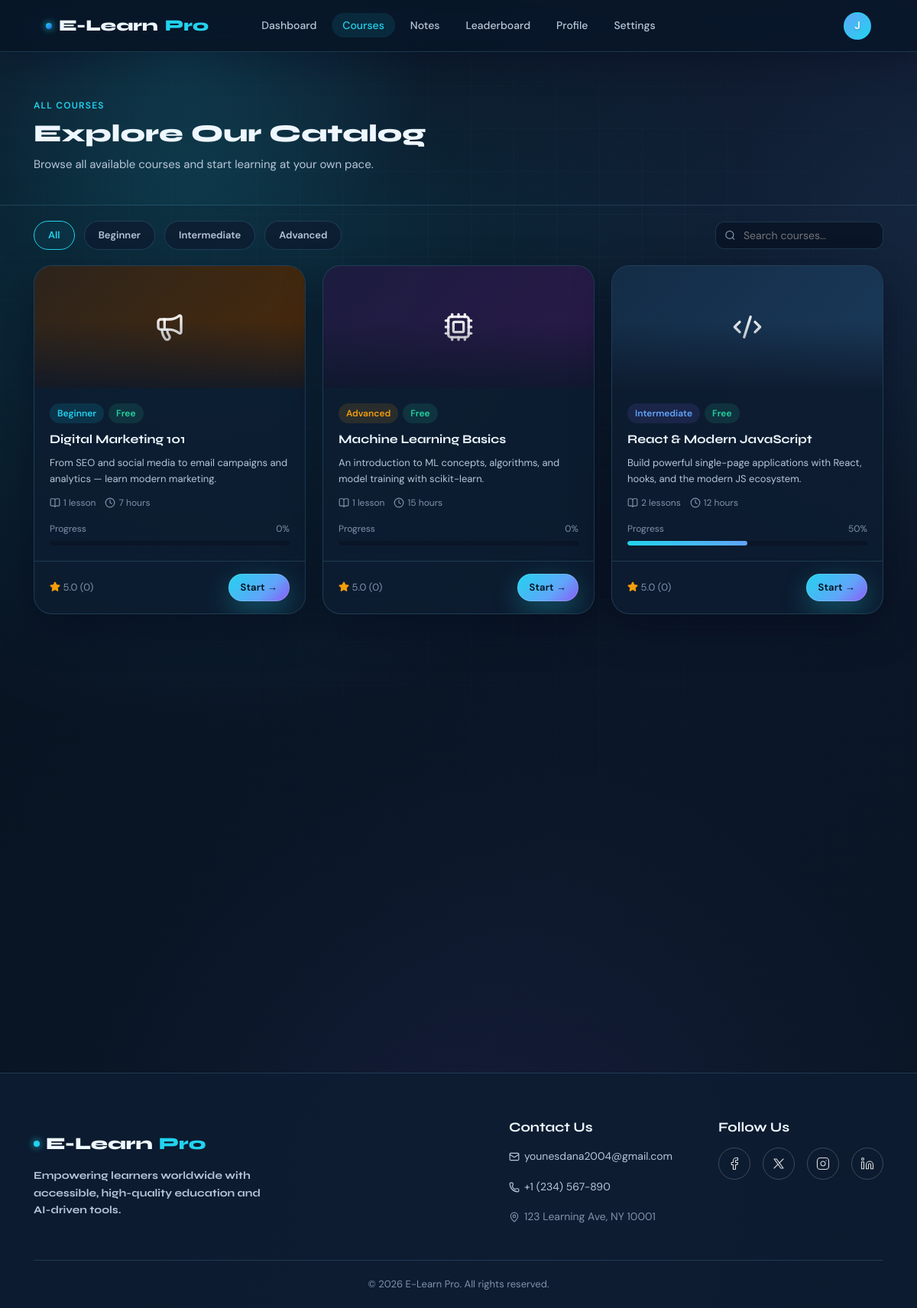
The page /courses (signed in) on the database as committed earlier.
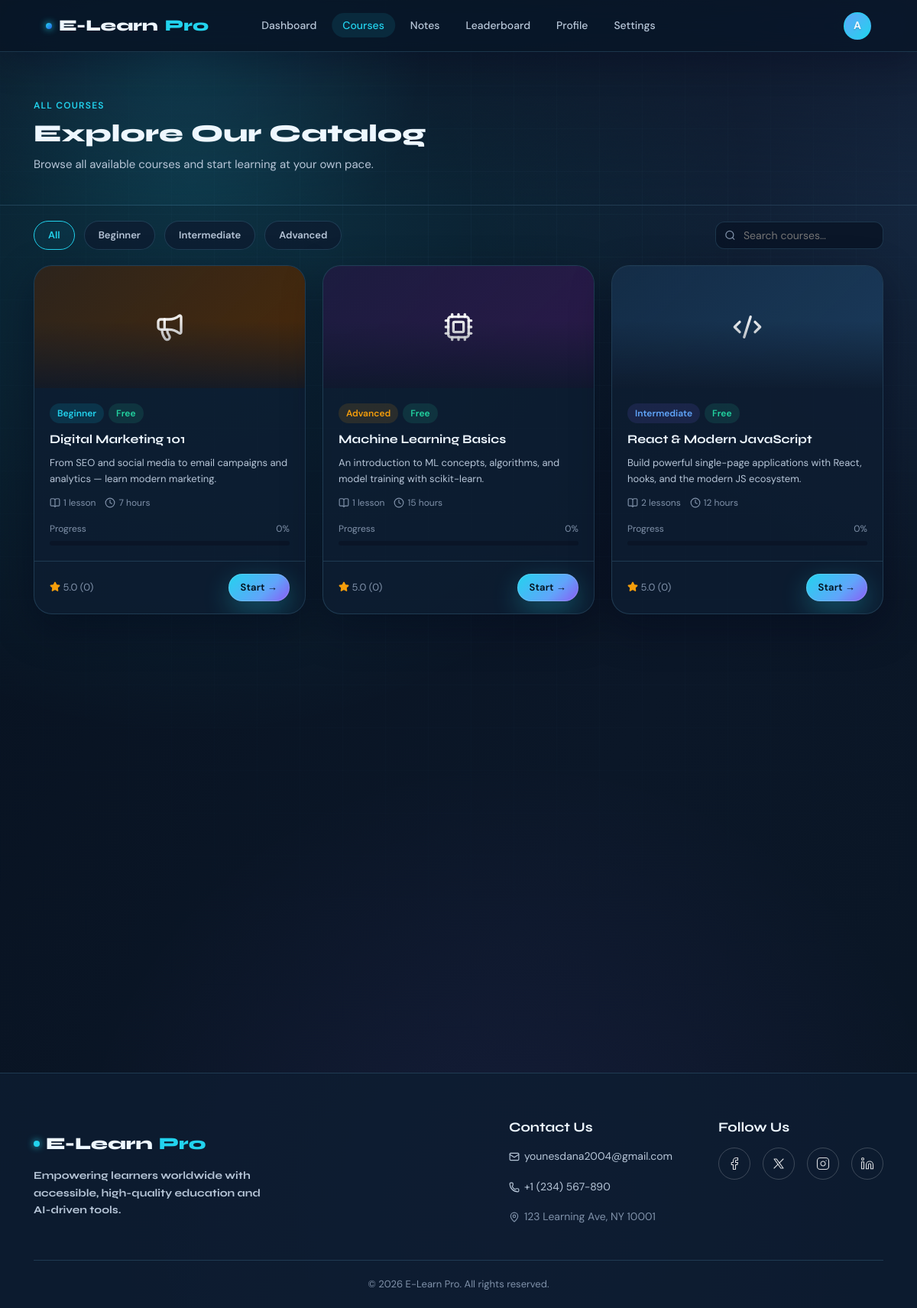
The same page on the database as committed later.
### tables this page shows
CREATE TABLE courses (
            id TEXT PRIMARY KEY,
            title TEXT NOT NULL,
            description TEXT,
            emoji TEXT DEFAULT 'book',
            color TEXT DEFAULT '#1a2a4a',
            level TEXT DEFAULT 'beginner',
            hours INTEGER DEFAULT 0,
            category TEXT DEFAULT 'general',
            created_by INTEGER,
            created_at TEXT,
            is_archived INTEGER DEFAULT 0
        );

### app.py (the view)
@app.route("/courses")
@login_required
def courses():
    level  = request.args.get("level", "all")
    search = request.args.get("q", "").lower()
    db = get_db()
    user_id = session["user_id"]
    db_courses = db.execute("SELECT * FROM courses WHERE is_archived=0 ORDER BY created_at DESC").fetchall()
    all_courses = []
    for c in db_courses:
        lessons_rows = db.execute("SELECT * FROM lessons WHERE course_id=? ORDER BY lesson_order", (c["id"],)).fetchall()
        all_courses.append({
            "id": c["id"], "title": c["title"], "desc": c["description"],
            "emoji": c["emoji"], "color": c["color"], "level": c["level"],
            "lessons_count": len(lessons_rows), "hours": c["hours"],
            "rating": 5.0, "reviews": 0, "free": True,
            "category": c["category"], "progress": get_course_progress(user_id, c["id"]), "lessons": [
                {"id": l["id"], "title": l["title"], "desc": l["content"]}
                for l in lessons_rows
            ],
        })
    if level != "all":
        all_courses = [c for c in all_courses if c["level"] == level]
    if search:
        all_courses = [c for c in all_courses if search in c["title"].lower() or search in c["desc"].lower()]
    return render_template("courses.html", user=current_user(), courses=all_courses, level=level, search=search)

### app.py (called while the page is built)
def get_db():
    if "db" not in g:
        g.db = sqlite3.connect(DATABASE, detect_types=sqlite3.PARSE_DECLTYPES)
        g.db.row_factory = sqlite3.Row
    return g.db

def login_required(f):
    @wraps(f)
    def decorated(*args, **kwargs):
        if "user_id" not in session:
            flash("Please sign in to continue.", "info")
            return redirect(url_for("login"))
        return f(*args, **kwargs)
    return decorated

def current_user():
    return {
        "id":    session.get("user_id"),
        "name":  session.get("name"),
        "email": session.get("email"),
        "role":  session.get("role"),
    }

def get_course_progress(user_id, course_id):
    db = get_db()
    total = db.execute("SELECT COUNT(*) FROM lessons WHERE course_id=?", (course_id,)).fetchone()[0]
    if total == 0:
        return 0
    visited = db.execute(
        """
        SELECT COUNT(DISTINCT p.lesson_id)
        FROM progress p
        JOIN lessons l ON l.id = p.lesson_id
        WHERE p.user_id=? AND l.course_id=?
        """,
        (user_id, course_id),
    ).fetchone()[0]
    return int(round((visited / total) * 100))

### templates/courses.html (shortened to what this page needs)
{% extends "base.html" %}
{% block content %}
<div class="page-hero animate-on-scroll">
  <div class="container">
    <div class="section-label">All Courses</div>
    <h1 class="page-hero-title">Explore Our Catalog</h1>
    <p class="page-hero-subtitle">Browse all available courses and start learning at your own pace.</p>
  </div>
</div>
<div class="container">
  <div class="filter-bar animate-on-scroll delay-100">
    <a class="filter-btn {% if level=='all' %}active{% endif %}" href="{{ url_for('courses', level='all', q=search) }}">All</a>
    <a class="filter-btn {% if level=='beginner' %}active{% endif %}" href="{{ url_for('courses', level='beginner', q=search) }}">Beginner</a>
    <a class="filter-btn {% if level=='intermediate' %}active{% endif %}" href="{{ url_for('courses', level='intermediate', q=search) }}">Intermediate</a>
    <a class="filter-btn {% if level=='advanced' %}active{% endif %}" href="{{ url_for('courses', level='advanced', q=search) }}">Advanced</a>
    <form class="search-wrap" method="GET" action="{{ url_for('courses') }}">
      <input type="text" name="q" placeholder="Search courses…" value="{{ search }}" id="search-input"/>
    </form>
  </div>
  <div class="courses-grid" id="courses-grid">
    {% if courses %}
      {% for c in courses %}
      <div class="course-card glass-panel animate-on-scroll delay-200">
        <div class="course-thumb" style="background:linear-gradient(135deg,{{ c.color }}88,{{ c.color }});">
          <i data-lucide="{{ c.emoji }}" style="width:40px;height:40px;color:rgba(255,255,255,0.9);"></i>
        </div>
        <div class="course-body">
          <div style="display:flex;gap:6px;flex-wrap:wrap;">
            <span class="badge badge-{% if c.level=='beginner' %}cyan{% elif c.level=='intermediate' %}purple{% else %}yellow{% endif %}" style="text-transform:capitalize;">{{ c.level }}</span>
            {% if c.free %}<span class="badge badge-green">Free</span>{% endif %}
          </div>
          <div class="course-title">{{ c.title }}</div>
          <p class="course-desc">{{ c.desc }}</p>
          <div class="course-meta">
            <span><i data-lucide="book-open" style="width:14px;height:14px;vertical-align:-2px;"></i> {{ c.lessons_count }} lesson{% if c.lessons_count != 1 %}s{% endif %}</span>
            <span><i data-lucide="clock" style="width:14px;height:14px;vertical-align:-2px;"></i> {{ c.hours }} hours</span>
          </div>
          <div style="margin-top:4px;">
            <div style="display:flex;justify-content:space-between;font-size:12px;color:var(--text-muted);margin-bottom:6px;"><span>Progress</span><span>{{ c.progress }}%</span></div>
            <div class="progress-bar-wrap"><div class="progress-bar-fill" style="width:{{ c.progress }}%"></div></div>
          </div>
        </div>
        <div class="course-footer">
          <span style="font-size:13px;color:var(--text-muted);"><i data-lucide="star" style="width:14px;height:14px;vertical-align:-2px;color:var(--warning);fill:var(--warning);"></i> {{ "%.1f"|format(c.rating) }} ({{ c.reviews }})</span>
          <a href="{{ url_for('lesson', course_id=c.id) }}" class="btn btn-primary btn-sm" style="text-decoration:none;">Start →</a>
        </div>
      </div>
      {% endfor %}
    {% endif %}
  </div>
</div>
{% endblock %}

### templates/base.html (shortened to what this page needs)
<!DOCTYPE html>
<html lang="en">
<head>
  <link rel="stylesheet" href="{{ url_for('static', filename='app.css') }}" />
</head>
<body>
  {% block navbar %}
  <nav class="navbar {% block nav_class %}{% endblock %}" id="main-nav">
    <div class="container" style="max-width: none; padding-left: 5vw; padding-right: 5vw;">
      <a href="{{ url_for('dashboard') if session.user_id else url_for('landing') }}" class="nav-logo">
        <span class="logo-dot"></span>E-Learn<span>Pro</span>
      </a>
      {% if session.user_id %}
      <ul class="nav-links" id="nav-links">
        <li><a href="{{ url_for('dashboard') }}" >Dashboard</a></li>
        <li><a href="{{ url_for('courses') }}" {% if request.endpoint=='courses' %}class="active" {% endif
            %}>Courses</a></li>
        <li><a href="{{ url_for('notes') }}" {% if request.endpoint=='notes' %}class="active" {% endif %}>Notes</a></li>
        <li><a href="{{ url_for('leaderboard') }}" >Leaderboard</a></li>
        <li><a href="{{ url_for('profile') }}" >Profile</a></li>
        <li><a href="{{ url_for('settings') }}" >Settings</a></li>
      </ul>
      <div style="display:flex;align-items:center;gap:10px;">
        <a href="{{ url_for('profile') }}" class="nav-avatar" title="{{ session.name }}"
          style="text-decoration: none; color: inherit;">
          {{ session.name[0]|upper if session.name else 'U' }}
        </a>
      </div>
      {% endif %}
    </div>
  </nav>
  {% endblock %}
  {% block body %}
  <div class="page-wrapper" style="display:flex; flex-direction:column; min-height:calc(100vh - var(--nav-h));">
    <main class="main-content page-enter" style="flex:1;">
      {% block content %}{% endblock %}
    </main>
    <footer class="main-footer">
      <div class="container">
        <div class="footer-inner">
          <div class="footer-brand">
            <div class="nav-logo" style="margin-bottom:12px;">
              <span class="logo-dot"></span>E-Learn<span>Pro</span>
            </div>
            <p class="footer-desc">Empowering learners worldwide with accessible, high-quality education and AI-driven
              tools.</p>
          </div>
          <div class="footer-links">
            <div class="footer-col">
              <h4>Contact Us</h4>
              <ul>
                <li><a href="mailto:[EMAIL_ADDRESS]"><i data-lucide="mail"
                      style="width:14px;height:14px;margin-right:6px;vertical-align:-2px;"></i>younesdana2004@gmail.com</a>
                </li>
                <li><a href="tel:+1234567890"><i data-lucide="phone"
                      style="width:14px;height:14px;margin-right:6px;vertical-align:-2px;"></i> +1 (234) 567-890</a>
                </li>
                <li><span style="color:var(--text-muted);"><i data-lucide="map-pin"
                      style="width:14px;height:14px;margin-right:6px;vertical-align:-2px;"></i> 123 Learning Ave, NY
                    10001</span></li>
              </ul>
            </div>
            <div class="footer-col">
              <h4>Follow Us</h4>
              <div class="social-links">
                <a href="https://www.facebook.com/share/1DeX4jXbyf/" aria-label="Facebook" id="social-facebook">
                  <svg xmlns="http://www.w3.org/2000/svg" width="18" height="18" viewBox="0 0 24 24" fill="none"
                    stroke="currentColor" stroke-width="1.5" stroke-linecap="round" stroke-linejoin="round">
                    <path d="M18 2h-3a5 5 0 0 0-5 5v3H7v4h3v8h4v-8h3l1-4h-4V7a1 1 0 0 1 1-1h3z" />
                  </svg>
                </a>
                <a href="https://x.com/JONA7_one" aria-label="X (Twitter)" id="social-x">
                  <svg xmlns="http://www.w3.org/2000/svg" width="18" height="18" viewBox="0 0 24 24" fill="none"
                    stroke="currentColor" stroke-width="1.5" stroke-linecap="round" stroke-linejoin="round">
                    <path d="M4 4l11.733 16h4.267l-11.733 -16z" />
                    <path d="M4 20l6.768 -6.768m2.46 -2.46l6.772 -6.772" />
                  </svg>
                </a>
                <a href="https://www.instagram.com/jona7_one.1?igsh=MWFiMGt5ZW03bjAxaQ==" aria-label="Instagram"
                  id="social-instagram">
                </a>
                <a href="https://www.linkedin.com/in/younes-dana-1b1598356?utm_source=share&utm_campaign=share_via&utm_content=profile&utm_medium=android_app"
                  aria-label="LinkedIn" id="social-linkedin">
                </a>
              </div>
            </div>
          </div>
        </div>
        <div class="footer-bottom">
          <p>&copy; 2026 E-Learn Pro. All rights reserved.</p>
        </div>
      </div>
    </footer>
  </div>
  {% endblock %}
</body>
</html>

### templates/courses.html (style rules this page uses)
.filter-bar { display:flex;align-items:center;gap:12px;flex-wrap:wrap;padding:20px 0; }
.filter-btn { background:var(--bg-card);border:1.5px solid var(--border);color:var(--text-secondary);padding:7px 18px;border-radius:100px;font-size:13px;font-weight:600;text-decoration:none;transition:all var(--transition); }
.filter-btn:hover,.filter-btn.active { border-color:var(--accent);color:var(--accent);background:rgba(0,212,255,0.05); }
.search-wrap { position:relative;margin-left:auto; }
.search-wrap input { padding-left:36px;width:220px;padding-top:8px;padding-bottom:8px; }
.courses-grid { display:grid;grid-template-columns:repeat(3,1fr);gap:22px;padding-bottom:60px; }

Rows that differ between the two databases and show on the page:
changed courses "React & Modern JavaScript": progress "50" → "0"
Other text that changed with them:
{{ session.name[0]|upper if session.name else 'U' }}: "J" → "A"
